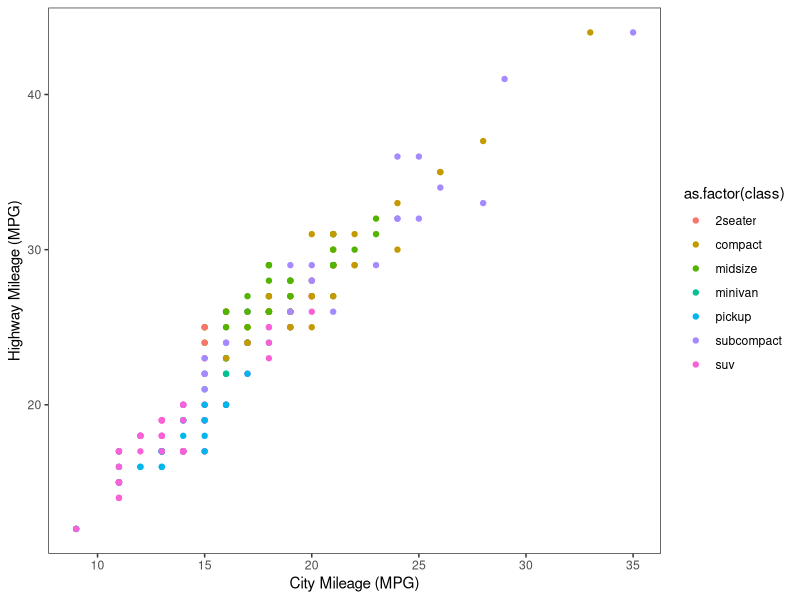
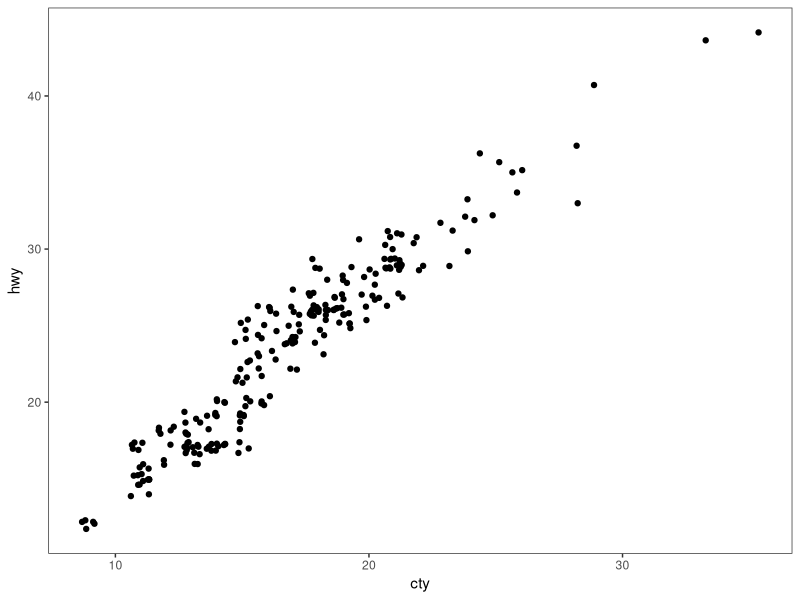
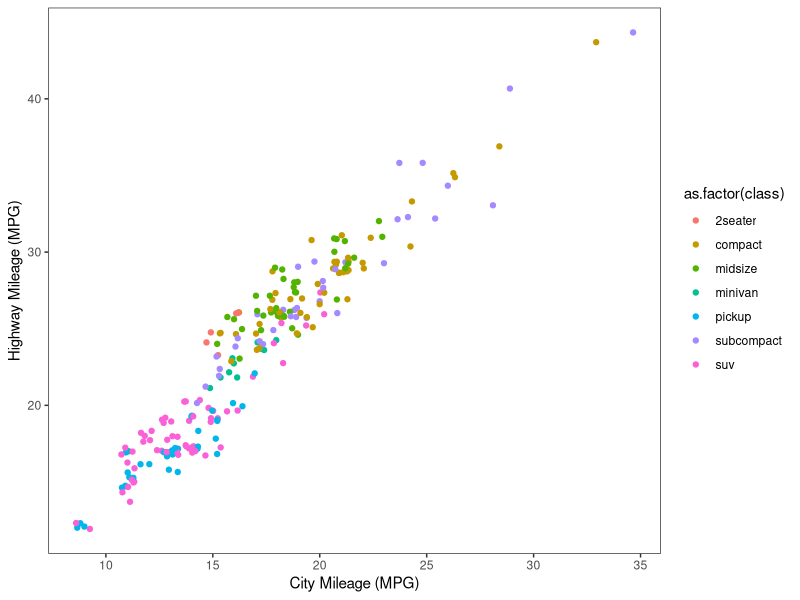
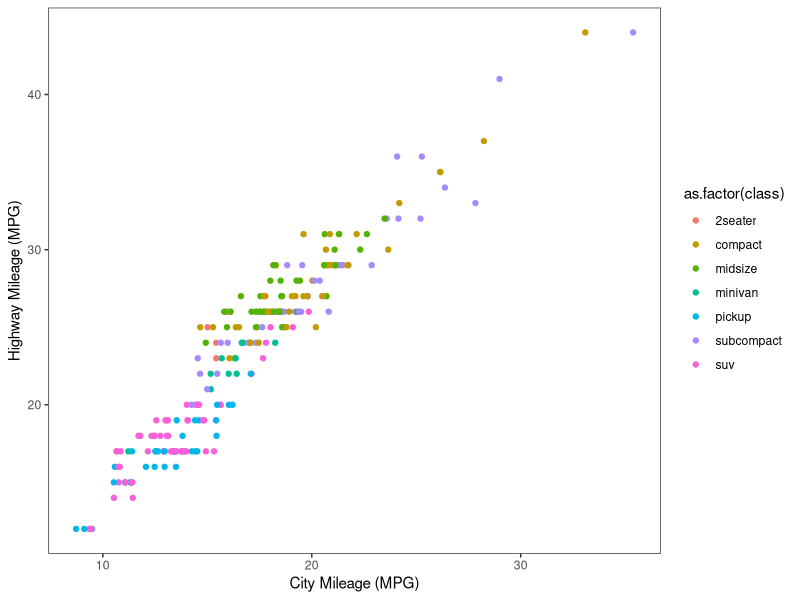
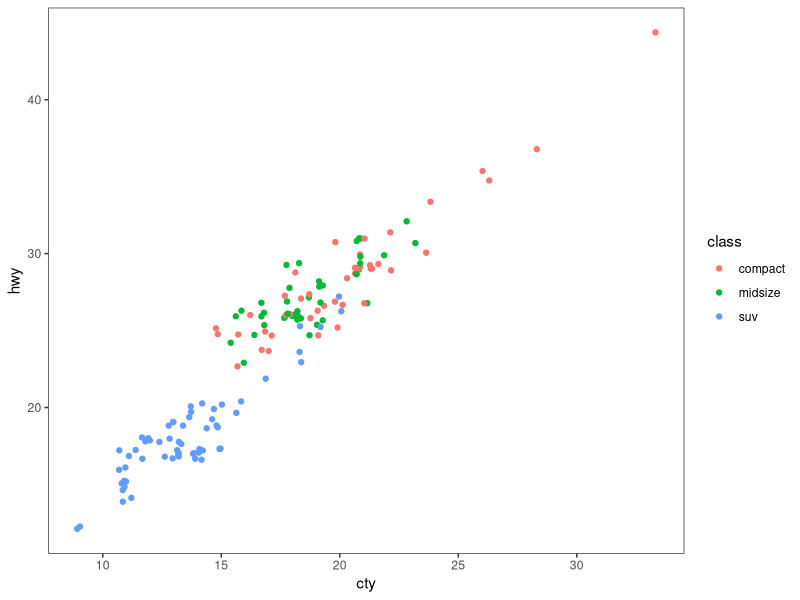
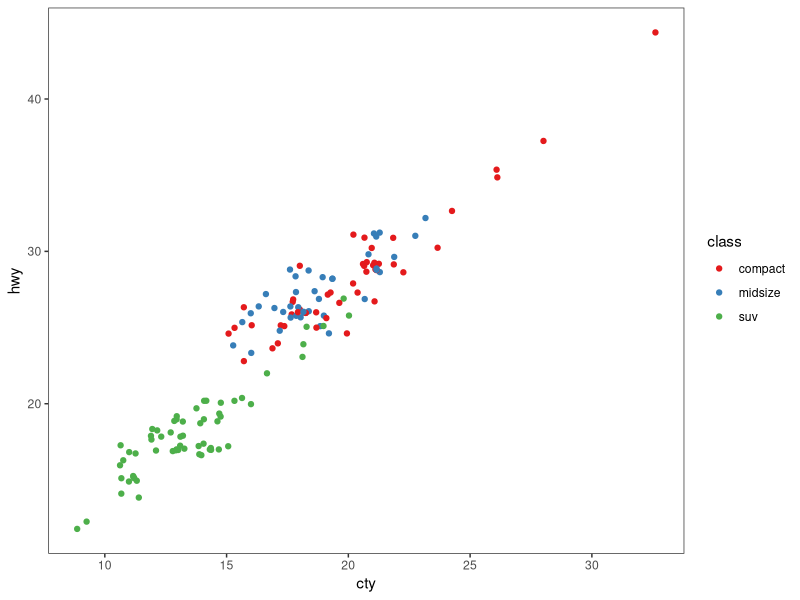
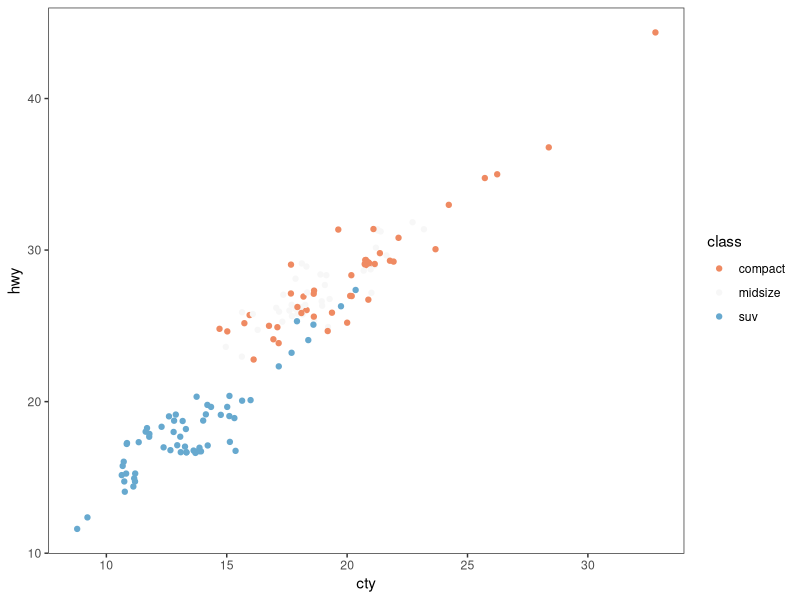
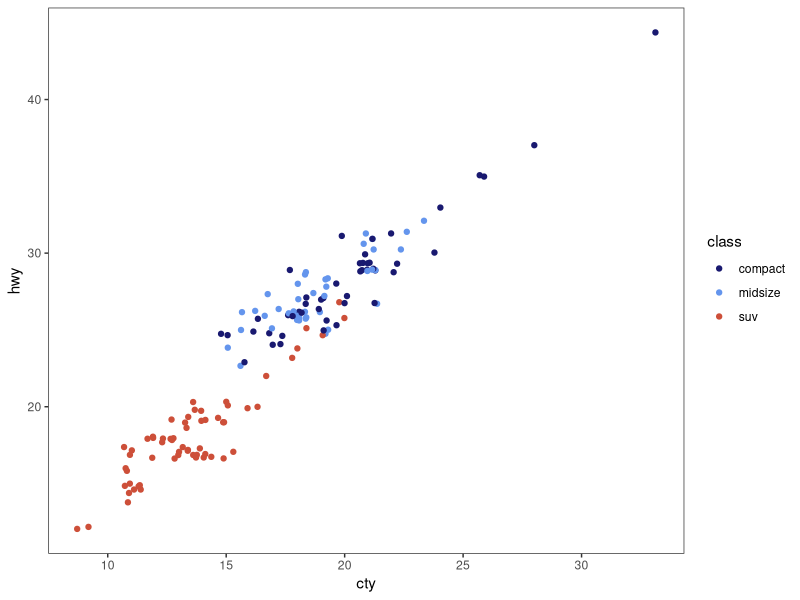

Here is the R script that generated these plots, in order: (Note: this script raises an error after producing the figures.)
# ---------------------------------------------------------- #
#### MODULE 3: Plot even more data!                       ####               
# ---------------------------------------------------------- #

## OBJECTIVE:
# 1. To develop a "grammar of graphics".
# 2. To become comfortable using ggplot2 for exploratory data visualization.


# ---------------------------------------------------------- #
#### SET UP:                                              ####
# ---------------------------------------------------------- #
# REMINDER: In RStudio, open the Rproject for our course (UNCG_DataWrangling), 
# pull any changes from GitHub, and navigate to the branch you created for 
# yourself (just a single branch for the whole semester) in RStudio's Git tab.
# Open this week's assignment in this new branch to complete and submit on GitHub.
# Ideally, you'll commit your answers a bit at a time as you work through
# this assignment, rather than committing all at once at the end.

# Reminder of some helpful resources for graphing in R:
# ggplot Cookbook: http://www.cookbook-r.com/Graphs/
# Official ggplot2 Book: https://ggplot2-book.org/
# Themes in ggplot2: https://ggplot2-book.org/polishing.html#themes

# In ggplot2, aesthetic means “something you can see”. Each aesthetic is a
# mapping between a visual cue and a variable.
# Examples include:
# position (i.e., on the x and y axes)
# color (“outside” color)
# fill (“inside” color)
# shape (of points)
# line type
# size

# Each type of geometric object (geom) accepts only a subset of all aesthetics.
# Refer to the geom help pages to see what mappings each geom accepts. Aesthetic
# mappings are set with the aes() function.

# TASK: We will be using the ggplot2 package for graphing. Fortunately, ggplot2 
# is nested within the tidyverse package (along with many others).
# Start by writing code to load the tidyverse library.
# HINT: see the end of assignment #1 if you forgot how to load a package.

library(tidyverse)

# TASK: Write code below to set your theme to black and white and both your major
# AND minor gridlines to element_blank for all plots you'll be making today.
# HINT: Check back to last week's assignment section 1.9 for setting themes for
# all plots.
theme_set(theme_bw()) 
theme_update(panel.grid.major = element_blank(),
             panel.grid.minor = element_blank())

# ---------------------------------------------------------- #
#### 1.0 CORRELATION                                      ####
# ---------------------------------------------------------- #

# We learned how to make correlations last week, but it never hurts to get
# more practice! Let's start by using a data set built into ggplot2.
# The mpg dataset looks at the gas efficiency of different cars. Run the following
# code to load the data:
data(mpg, package = "ggplot2")

# TASK: Create a scatterplot (i.e., a dot plot) to relate city and highway mileage.
# Color the points by the class of car (class column) and label the x and y axis 
# to be more informative (City Mileage (MPG) vs Highway Mileage (MPG)).
# HINT: Refer back to last week's assignment or the ggplot help resources if you 
# forget how to make a scatterplot.
ggplot(mpg, aes(x=cty, y=hwy)) + 
  geom_point(aes(color=as.factor(class))) +
  xlab("City Mileage (MPG)") + 
  ylab("Highway Mileage (MPG)")
             

# Looks alright, but the graph may be hiding some information...
# QUESTION: How many data points are in the mpg dataframe?
# 234

# QUESTION: Approximately how many dots are in the graph you just made? How does
# that compare to the number of observations in the dataframe?
# about a quarter of the total number of data points are plotted

# Try another correlation-focused geom that addresses this problem by running
# the following code:
ggplot(data=mpg, aes(x=cty, y=hwy)) + 
  geom_jitter()


# QUESTION: What happened when you created the plot with geom_jitter?
# overlapping dots are spread out ("jittered") at random

ggplot(mpg, aes(x=cty, y=hwy)) + 
  geom_jitter(aes(color=as.factor(class))) +
  xlab("City Mileage (MPG)") + 
  ylab("Highway Mileage (MPG)")

# QUESTION: Run the code to create a plot using geom_jitter a second time. Then run it
# again and again. What happens each time? Why is this happening?
# because the added variation is random 

# TASK: The default in geom_jitter is to jitter (or slightly move) the points away
# from each other in both the x and y directions. Check the help file for geom_jitter
# and write code below to make a graph where you jitter points in only the x-dimension
# by 0.5.

ggplot(mpg, aes(x=cty, y=hwy)) + 
  geom_jitter(aes(color=as.factor(class)),
              height = 0,
              width = .5) +
  xlab("City Mileage (MPG)") + 
  ylab("Highway Mileage (MPG)")

# ---------------------------------------------------------- #
#### 1.1 DETOUR! COLORS, COLORS, COLORS                   ####
# ---------------------------------------------------------- #

# Our world is so colorful, and our graphs can be too! But we want to be mindful
# of our color choices to not only be beautiful, but also informative and accessible.

# TASK: Create a new dataframe that filters our mpg data down to only information
# for car classes compact, midsize, and suv using an %in% statement. Name your 
# new dataframe mpgSubset.
# HINT: Refer back to the Transform assignment if you want help with %in% (or 
# try googling!)

mpgSubset <- mpg %>%
  filter(class %in% c("compact", "midsize", "suv"))


# ggplot has lots of nice (and some not so nice) built-in color palettes that we 
# can use to fill our bars with color. Try running the following code:
ggplot(data=mpgSubset, aes(x=cty, y=hwy, color=class)) +
  geom_jitter()

# The code above supplies us with ggplot's default color palette, which I find not
# so pleasing. Let's try to change this!

# We can add a statement specifying the scale of colors we would prefer. One way
# to do this is to use other pre-set palettes from ggplot. Run the code below to 
# ask ggplot to use the color brewer's palette called Set 1.
ggplot(data=mpgSubset, aes(x=cty, y=hwy, color=class)) +
  geom_jitter() +
  scale_color_brewer(palette="Set1")

# Alternatively, we could use the "RdBu" palette:
ggplot(data=mpgSubset, aes(x=cty, y=hwy, color=class)) +
  geom_jitter() +
  scale_color_brewer(palette="RdBu")

# QUESTION: Investigate the color brewer's range of palettes at this website: 
# https://r-graph-gallery.com/38-rcolorbrewers-palettes.html
# What do you notice about the colors chosen from each of the palettes that we
# used above? (i.e., does it use the first three colors in the palette? The last
# three? Some other combination?)
# when the palette is considered sequential or qualitative, it appears that the colors picked are equidistant from each other along the gradient. The diverging palette just takes the first three colors, because the colors aren't related in any way (along a gradient)


# We could also pick out EXACTLY which colors we want for our figure. 
# There are 4 main ways to specify colors in R:
### by name
### by number
### by Hex code
### with the rgb() function

# By Name: R allows you to call more than 600 colors by name! Run the following
# code to see a list:
colors()

# We can put in the colors we chose for each variable by adding the 
# scale_color_manual() function to our plot. Try it out by running the following
# code:
ggplot(data=mpgSubset, aes(x=cty, y=hwy, color=class)) +
  geom_jitter() +
  scale_color_manual(values=c('midnightblue', 'cornflowerblue', 'tomato3'))


# You can also chose colors by number, which are assigned in R.

ggplot(data=mpgSubset, aes(x=cty, y=hwy, color=class)) +
  geom_jitter() +
  scale_color_manual(values=c(391, 17, 394))

# TASK: Copy and paste the code to make our scatterplot and replace the color names
# with three numbers of your choice (between 1 and 657). How does your new figure look?
# HINT: remember to remove the quotation marks when calling numbers.
# it looks kinda ugly now... 

# QUESTION: How do you think you could figure out which color name belongs to
# each color number?
# HINT: Try creating a dataframe from color() by passing it into the
# as.data.frame() function.
colors_df <- colors()

colors <- as.data.frame(colors_df)

# You can also chose colors by Hex code. A Hex color code is a 6-symbol code made
# of up to three 2-symbol elements (6 symbols in length all together). Each of 
# the 2-symbol elements represents a color value in the Red-Green-Blue (RGB) color
# scale from 0 to 255. Hex codes are written with a # in front of them. Let's try
# out calling our colors using hex code.
ggplot(data=mpgSubset, aes(x=cty, y=hwy, color=class)) +
  geom_jitter() +
  scale_color_manual(values=c('#191970', '#6495ED', '#FF6347'))

# There are two great things about hex codes. First, you can call ANY color you 
# want with a hex code. That is, you're not limited to the 657 colors that are
# in ggplot. By specifying the color by hex code, you can pick literally anything!

# TASK: Google the search term "color picker". This should bring up google's color
# picker (in addition to a billion other color picking websites). Use this color
# picker to generate the hex codes for three new colors of your choice. Then copy
# and paste the above code, replacing the hex codes with your color choices.
ggplot(data=mpgSubset, aes(x=cty, y=hwy, color=class)) +
  geom_jitter() +
  scale_color_manual(values=c('#87db27', '#4287f5', '#fa4869'))

# The second great thing about hex codes is that you can control the transparency
# of your colors. Transparency is set in a hex code by adding two extra symbols
# to the end, which together make up the "alpha" element. Adding 00 to the end 
# of your hex code will make your color completely transparent, while adding FF 
# to the end will make it completely opaque. Any number/letters in-between will 
# result in partial transparency. You can find a complete list of transparencies
# between 0-100% here: https://gist.github.com/lopspower/03fb1cc0ac9f32ef38f4

# TASK: Try out transparency by copying and pasting your graph code below and
# adding the alpha element to the end of each of your hex codes to make your
# first color 0% transparent, your second color 50% transparent, and your third
# color 100% transparent.
ggplot(data=mpgSubset, aes(x=cty, y=hwy, color=class)) +
  geom_jitter() +
  scale_color_manual(values=c('#87db2700',   '#4287f580',  '#fa4869FF'))

# QUESTION: What happened to the point that you set to 100% transparent?
# The compact class points set to 100% transparent are now invisible

# Finally, we can set our colors using the rgb() function. This operates very
# similarly to the hex code, where you can pick exactly the color and transparency
# you want. Try it out by running the following code:
ggplot(data=mpgSubset, aes(x=cty, y=hwy, color=class)) +
  geom_jitter() +
  scale_color_manual(values=c(rgb(.10, .10, .44, .5), rgb(.39, .58, .93, .5), rgb(1.0, .39, .28, .5)))

# TASK: Modify the above code to make all of your points 50% transparent.

# There are so many inventive and artistic people in the world who have expanded
# the offerings for colors in ggplot. Check out some notable ones listed below
# when choosing colors for this assignment.
### Color-blind friendly palettes: https://github.com/JLSteenwyk/ggpubfigs
### Color palettes from vintage National Parks posters: https://github.com/katiejolly/nationalparkcolors
### Color palettes based on Wes Anderson movies: https://github.com/karthik/wesanderson
### Color palettes from famous Dutch paintings: https://github.com/EdwinTh/dutchmasters


# ---------------------------------------------------------- #
#### 1.2 DETOUR! LEGENDS                                  ####
# ---------------------------------------------------------- #

# When you specify colors in your ggplot code, R throws in a bonus legend for free!
# However, this legend is often not as clear or visually appealing as we might 
# prefer. But as with all geometric objects in ggplot, legends can be easily altered.

# Run the following code to create a scatter plot. Feel free to modify the colors
# as you prefer!
ggplot(data=mpgSubset, aes(x=cty, y=hwy, color=class)) +
  geom_jitter()

# QUESTION: Where did ggplot get the legend title and values from?
# the color=class section is telling r to assign colors based on the three class variables, and the values are pulled from the pre-existing color palette within ggplot. The legend title is the same as whatever that column is labeled as.

# We could change the title and values in our legend by altering the dataframe
# we are passing into ggplot. But that seems a bit drastic. Instead, we can 
# lean on the same code that specifies our color picks to alter the legend text.
# Try it out by running the following code:
ggplot(data=mpgSubset, aes(x=cty, y=hwy, color=class)) + # creating plot using the mpgSubset dataframe, assigning x and y axis variables, and coloring by class
  geom_jitter() + # spacing out the data points so we can see all overlapping points
  scale_color_manual(values=c('#FCBA03', '#380754', '#496916'), # assigning colors from hex code
                     name='Class of Car', # assigning legend title
                     breaks=c('suv', 'midsize', 'compact'), # telling r what the three characters to color by are
                     labels=c('SUV', 'Midsize', 'Compact')) # assigning lables to legend key


# TASK: Label each line of the code above with what it is doing.
# HINT: Check the scale_color_manual help file or ggplot Cookbook for more info.


# IMPORTANT: It is important to pay attention to the order you provide ggplot with 
# your color choices and legend labels! Try running the following code:
ggplot(data=mpgSubset, aes(x=cty, y=hwy, color=class)) + 
  geom_jitter() + 
  scale_color_manual(values=c('#FCBA03', '#380754', '#496916'), 
                     name='Class of Car', 
                     breaks=c('suv', 'midsize', 'compact'), 
                     labels=c('Compact', 'SUV', 'Midsize')) 


# QUESTION: What is wrong with the code above? Why is it so important to be
# careful with the order you pass information into ggplot?
# the legend tells us that compact cars are shown with the yellow color, but the line above orders suv to be connected to the yellow color based on the order in which they appear in the code. We are misrepresenting the data if we don't follow the same order in each line!

# While changing the legend text and factor order takes place in the scale_color_manual
# step, moving the legend around on the graph page is part of the graph theme. We
# can try this out using the code below:
ggplot(data=mpgSubset, aes(x=cty, y=hwy, color=class)) + 
  geom_jitter() + 
  theme(legend.position='top')


# TASK: Modify the code above to have the legend display along the bottom of
# the figure.
ggplot(data=mpgSubset, aes(x=cty, y=hwy, color=class)) + 
  geom_jitter() + 
  theme(legend.position='bottom')

# We can also have the legend located within the area of the graph itself! We can
# do this by specifying the coordinates for where the legend should go within the
# graph axes. First we set the legend position and then we set the anchoring 
# position by justifying the legend.
### bottom left: 0,0
### bottom right: 1,0
### top left: 0,1
### top right: 1,1

# Try it out by running the following code:
ggplot(data=mpgSubset, aes(x=cty, y=hwy, color=class)) + 
  geom_jitter() + 
  theme(legend.position=c(1,0), legend.justification=c(1,0))

# QUESTION: What happens if you don't include the code for legend justification
# above?
# the center of the legend is not anchored to the bottom right portion of the figure

# TASK: Copy and paste the code from above. Modify it to place the legend in the
# upper left part of the graph.
ggplot(data=mpgSubset, aes(x=cty, y=hwy, color=class)) + 
  geom_jitter() + 
  theme(legend.position=c(1,1), legend.justification=c(1,1))

# Finally, we might want to remove the legend altogether! We would do so by
# modifying the theme as well. 

# TASK: Check the ggplot cookbook to find the legends section. Read what it says 
# about removing the legend. Then copy and paste the graph code from above. 
# Modify the code to remove the legend.

ggplot(data=mpgSubset, aes(x=cty, y=hwy, color=class)) + 
  geom_jitter() + 
  theme(legend.position="none")

# ---------------------------------------------------------- #
#### 2.0 DEVIATION                                        ####
# ---------------------------------------------------------- #

# Used to compare variation in values between small number of items (or categories) 
# with respect to a fixed reference.

# Whether the graphical type is a deviation graph or a composition graph (or a 
# ranking graph) may depend on the underlying data structure.

# We used geom_bar() last week with factor data to create a bar graph. But
# geom_bar() is a bit tricky because it can make EITHER a bar graph or a histogram
# depending on the data you give it. The default of geom_bar() is to set stat to 
# count so if you give it just a continuous x value, it will make a histogram. Try
# it with the following code:
ggplot(data=mpg, aes(x=hwy)) + 
  geom_bar()

# In order to have the geom create bars and not a histogram, you must:
# 1) Set stat = identity
# 2) Provide both an x and a y inside the aes(), where x is either a character 
# or factor and y is numeric.

# TASK: Create a dataframe of summary statistics for the mpg data, calculating the
# mean, standard deviation, and standard error for highway mpg grouping by class.
# Name the resulting dataframe highwayMPG and your new variables hwy_mean, hwy_sd,
# and hwy_se.
# HINT: Look back at the Transform assignment if you forget how to summarize the
# data. Also recall, standard error = 1.96*standard deviation.
highwayMPG <- mpg %>%
  group_by(class) %>%
  summarize(hwy_mean = mean(hwy),
            hwy_sd = sd(hwy),
            hwy_se = hwy_sd * 1.96) %>%
  ungroup()


# TASK: Create a bar graph showing the average highway MPG on the y-axis and 
# car class on the x-axis. Fill the bars by class. Add in error bar caps that are 20%
# the width of the bars.
# HINT: Don't forget to change stat from the default in your geom_bar() statement!
ggplot(data=highwayMPG, 
       aes(x=class, y=hwy_mean, fill=class)) + 
  geom_bar(stat = 'identity') + 
  geom_errorbar(aes(ymin=hwy_mean-hwy_se, ymax=hwy_mean+hwy_se), width=0.2) +
  labs(y="Average Highway MPG", x="Car Class")



# ---------------------------------------------------------- #
#### 2.1 DETOUR! COLORS AND LEGENDS, AGAIN                ####
# ---------------------------------------------------------- #

# Recall that some geometric elements require fills instead of (or sometimes in
# addition to) colors.

# TASK: Create a bar graph with the mpg summary stats with the following parameters:
# (1) Black bar outline
# (2) Bars filled with the color brewer palette "Dark2" using the scale_fill_manual
#     statement
# (3) No legend
# (4) Informative x- and y-axis labels. 

# HINT: Carefully consider whether your color and/or fill should go within an aes() 
# statement, the scale_fill_manual or scale_color_manual statements, or neither.
# If in doubt, try a bunch of ways until it looks how we want it. And consult 
# your helpful ggplot resources on the web.


ggplot(data=highwayMPG, 
       aes(x=class, y=hwy_mean, fill=class)) + 
  geom_bar(stat = "identity", color = "black") +
  scale_fill_brewer(palette = "Dark2") +
  theme(legend.position = "none") + 
  labs(y="Average Highway MPG", x="Car Class")


# ---------------------------------------------------------- #
#### 2.2 DETOUR! AXIS MODIFICATIONS                       ####
# ---------------------------------------------------------- #

# Run the following code, feeling free to modify colors as you prefer:
ggplot(data=highwayMPG, aes(x=class, y=hwy_mean, fill=class)) +
  geom_bar(stat='identity') 

# QUESTION: Where is ggplot getting the x-axis tick labels from?
# tick labels are coming from the different options in the highwayMPG 'class' column

# Often our tick labels are not the best. We can modify them to be more informative
# or visually appealing by directly modifying the dataframe, but again this feels
# a bit extreme. Instead, we can directly modify the scale of the axis. For axes
# that deal with categories, we are setting the discrete scale. Try it out by
# running the following code:
ggplot(data=highwayMPG, aes(x=class, y=hwy_mean, fill=class)) +
  geom_bar(stat='identity') +
  scale_x_discrete(labels=c('sport', 'compact', 'midsize', 'minivan', 'pickup', 'subcompact', 'SUV'))

# We can also change the scale of the continuous axes, including how large they are
# and where the tick marks fall as follows:
ggplot(data=highwayMPG, aes(x=class, y=hwy_mean, fill=class)) +
  geom_bar(stat='identity') +
  scale_y_continuous(breaks=seq(0, 50, 10)) +
  coord_cartesian(ylim=c(0,50))

# QUESTION: Try running the code above without the coord_cartesian() statement. 
# What is surprising about the resulting graph? Based on this result, what do you
# think the coord_cartesian() statement does?
# this function adjusts the upper limit of the potential data points. according to google, scale_y_continuous would exclude any points above our 'limit', but the cartesian function allows points above the set limit to extend beyond the limit of the graph

# We can also add a statement into the scale discrete or continuous statements
# to name our axes, rather than putting in a whole separate step of xlab() or ylab().
# Try it out with the following code:
ggplot(data=highwayMPG, aes(x=class, y=hwy_mean, fill=class)) +
  geom_bar(stat='identity') +
  scale_x_discrete(name='Class of Car') +
  scale_y_continuous(name='Mean Highway MPG')


# Finally, we can flip our axes easily in ggplot as follows:
ggplot(data=highwayMPG, aes(x=class, y=hwy_mean, fill=class)) +
  geom_bar(stat='identity') +
  coord_flip()


# TASK: Let's put it all together. Make a graph of the mpg summary stats with the
# following specifications:
# (1) color by class of car using a color scheme of your choice (not the default)
# (2) plot the class of car on the x-axis and the highway MPG on the y axis
# (3) include better names for the x- and y-axis titles
# (4) include better names for the car classes
# (5) set the scale of the highway mpg to run from 0 to 30 with breaks every 5 
# (6) flip your axes
# (7) remove the legend


ggplot(data=highwayMPG, 
       aes(x=class, y=hwy_mean, fill=class)) + 
  geom_bar(stat = "identity", color = "black") +
  scale_x_discrete(labels=c('sport', 'compact', 'midsize', 'minivan', 'pickup', 'subcompact', 'SUV')) +
  scale_fill_brewer(palette = "Accent") +
  theme(legend.position = "none") + 
  labs(y="Mean Highway MPG", x="Car Class")


# ---------------------------------------------------------- #
#### 3.0 RANKING                                          ####
# ---------------------------------------------------------- #
# Used to compare the position or performance of multiple items with respect to 
# each other. Actual values matters somewhat less than the ranking.

# TASK: Create a dataframe of summary statistics for the mpg data, calculating the
# mean, standard deviation, and standard error for CITY mpg grouping by class.
# Name the resulting dataframe cityMPG and your new variables city_mean, city_sd,
# and city_se.
# HINT: Look back at the Transform assignment if you forget how to summarize the
# data. Also, standard error = 1.96*standard deviation.
cityMPG <- mpg %>%
  group_by(class) %>%
  summarize(city_mean = mean(cty),
            city_sd = sd(cty),
            city_se = city_sd * 1.96) %>%
  ungroup()

  
  # Now we want to plot our data in order from smallest to largest city MPG to get
# a ranking. To do so, we need to use the reorder() function to rearrange the data
# going into our x-axis.
ggplot(cityMPG, aes(x=reorder(class, city_mean), y=city_mean)) + 
  geom_bar(stat="identity")

# TASK: Recreate the above ranking figure to include the following:
# (1) class of car on the x-axis with informative axis and tick labels
# (2) MPG ordered from highest to lowest (hint: try google if you're unsure)
# (3) bars with dary grey outlines and filled by class with your favorite color scheme
# (4) error bars with end caps 30% the width of the bars
# (5) y-axis from 0 to 30 with tick marks every 5
# (6) no legend.

ggplot(cityMPG, aes(x=reorder(class, -city_mean), y=city_mean)) + 
  geom_bar(stat = "identity", color = "darkgrey") +
  scale_fill_brewer(palette = "Accent") +
  scale_x_discrete(labels=c('sport', 'compact', 'midsize', 'minivan', 'pickup', 'subcompact', 'SUV')) +
  scale_y_continuous(limits=c(0, 30), breaks=seq(0, 30, 5)) + 
  geom_errorbar(aes(ymin=city_mean-city_se, ymax=city_mean+city_se), width=0.3) +
  labs(y="Mean City MPG", x="Car Class") +
  theme(legend.position = "none") 

#color not working for some reason?????

# ---------------------------------------------------------- #
#### 4.0 DISTRIBUTION                                     ####
# ---------------------------------------------------------- #
# When you have lots and lots of data points and want to study where and how the
# data points are distributed.

# Histograms can be accomplished with either geom_bar() or geom_histogram()
ggplot(mpg, aes(hwy)) + 
  geom_histogram()

# TASK: Recreate the graph above, but using geom_bar() instead
ggplot(mpg, aes(hwy)) + 
  geom_bar()

# TASK: Try making a histogram with the categorical variable 'manufacturer'.
# What error message do you get?
ggplot(mpg, aes(manufacturer)) + 
  geom_histogram()

# Caused by error in `setup_params()`:
#  ! `stat_bin()` requires a continuous x aesthetic.

# QUESTION: What happens when you follow the advice of the error message and 
# make stat='count'?
ggplot(mpg, aes(manufacturer)) + 
  geom_histogram(stat="count")
# new error message says "ignoring unknown parameters: `binwidth` and `bins`"

# TASK: Make a boxplot comparing the distribution of cty (city mileage) for
# each class of car.
# HINT: Look back to last week if you forget how to make a boxplot.
ggplot(mpg, aes(x = cty, y = class)) + 
  geom_boxplot(color = 'black', fill = 'pink')

# We can also make a different type of distribution, a violin plot using the 
# geom_violin statement as follows:
ggplot(mpg, aes(x=class, y=cty)) + 
  geom_violin()

# QUESTION: What does a violin plot show? Check google if you're unsure.
# violin plots show the distribution, density, and summary statistics of  data between categories

# ---------------------------------------------------------- #
#### 5.0 COMPOSITION                                      ####
# ---------------------------------------------------------- #
# Bar charts and pie charts are classic ways of showing composition of a dataset.

# TASK: Let's get some data for this task by determining the number of cars from 
# each car manufacturer in our mpg dataframe. We can do this as follows:
manufacturerFreq <- mpg %>% 
  group_by(manufacturer) %>% 
  summarize(frequency=length(manufacturer)) %>% 
  ungroup()

# TASK: Make a bar graph of the number of cars (frequency) by manufacturer using
# the dataframe we created above.
ggplot(manufacturerFreq, aes(x=manufacturer, y=frequency)) +
  geom_bar(stat="identity")

# We can switch the bar chart you created above into a pie chart simply by changing
# the coordinate system through a series of steps as follows:

ggplot(manufacturerFreq, aes(x=manufacturer, y=frequency)) +
  geom_bar(stat="identity") +
  coord_polar()

ggplot(manufacturerFreq, aes(x=manufacturer, y=frequency, fill=manufacturer)) +
  geom_bar(stat="identity") +
  coord_polar()

ggplot(manufacturerFreq, aes(x="", y=frequency, fill=manufacturer)) +
  geom_bar(stat="identity", width=1) +
  coord_polar()

ggplot(manufacturerFreq, aes(x="", y=frequency, fill=manufacturer)) +
  geom_bar(stat="identity", width=1) +
  coord_polar(theta="y")

ggplot(manufacturerFreq, aes(x="", y=frequency, fill=manufacturer)) +
  geom_bar(stat="identity", width=1) +
  coord_polar(theta="y", start=0) +
  theme_void() +
  theme(legend.title = element_text(size = 12.5), 
        legend.text  = element_text(size = 8.5),
        legend.key.size = unit(.75, "lines"))

# TASK: Annotate the code below to describe what each line does:
ggplot(manufacturerFreq, aes(x="", y=frequency, fill=manufacturer)) + #creating the plot using the manufacturerFreq dataframe, x axis is still technically set to manufacturere (?), y axis is frequency, and fill is manufacturer
  geom_bar(stat="identity", width=1) + #adds the bar chart
  coord_polar(theta="y", start=0) + #transforms the bar chart into pie chart 
  theme_void() + # removes any background to the figure
  theme(legend.title = element_text(size = 12.5), # following three lines adjust the text size of the legend title, the text size of each element within the legend, and the size of the colored box 
        legend.text  = element_text(size = 8.5),
        legend.key.size = unit(.75, "lines"))


# ---------------------------------------------------------- #
#### 6.0 CHANGE                                           ####
# ---------------------------------------------------------- #

# Time series are often best visualized with line graphs. Let's try this out
# with some new data:
data("economics")

# TASK: Use the economics dataset to plot the number of people who are unemployed
# over time (unemploy vs date). Make a scatterplot, then connect the points with 
# lines using geom_line().
# HINT: use ?economics to get more information about this dataset.

ggplot(economics, aes(x = unemploy, y = date)) + 
  geom_point() + 
  geom_line()

# this looks kind of crazy... might not be exactly what you were imagining 

# ---------------------------------------------------------- #
#### GROUPS AND MAPS                                      ####
# ---------------------------------------------------------- #

# Let's save these for group project options, this assignment is really long!









# REMEMBER: Save and push your script when you're done with this assignment!
